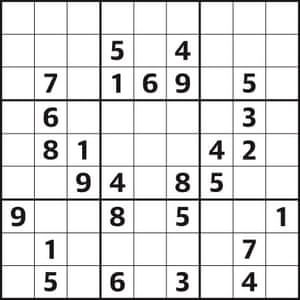
#> input picture sudoku_solver-master/images/431.jpg, 300 x 300 px, given in place of the camera
$ python video.py   (older library calls are emulated)
#> lines starting #> are read from the running program, lines starting #| are printed output that depends on the picture; after the words box and inside, x2 and y2 are one past the last pixel; in counts of white or black regions, pixels touching at a corner belong together
#> in main, image is the input picture: shape (300, 300, 3); mean B, G, R 224.2, 224.2, 224.3
### sudoku_solver-master/packages/imutils.py
import numpy as np
import cv2

# [15 lines left out: functions translate, rotate, not called in this run]

def resize(image, width = None, height = None, inter = cv2.INTER_AREA):
#> called with width = 300, inter = 3
    (h,w) = image.shape[:2]
#> h = 300; w = 300

    if width is None and height is None:
        return image
    elif width is None:
        radio = height / float(h)
        dim = (int(w * radio), height)
    else:
        radio = width / float(w)
#> radio = 1
        dim = (width, int(h * radio))
#> dim = (300, 300)
    resized = cv2.resize(image, dim, interpolation = inter)
    return resized

### sudoku_solver-master/packages/board_reader.py
import numpy as np
import cv2

def getSudoKublocks(image):
  # init the color range(between the color set to white else to black)
  colorLower = np.array([0, 0, 0], dtype="uint8")
  # colorUpper = np.array([250, 250, 250], dtype="uint8")
  colorUpper = np.array([150, 150, 150], dtype="uint8")
  gray = cv2.inRange(image, colorLower, colorUpper)
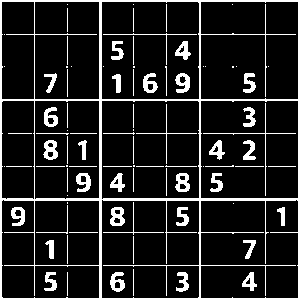
#> gray: shape (300, 300); 13.5% white; 89 white regions (23 under 20 px)

  #count tour
  (_,cnts, _) = cv2.findContours(gray.copy(), cv2.RETR_TREE, cv2.CHAIN_APPROX_SIMPLE)
#> cnts = 117 contours, 62 with area under 20; largest, box (x1, y1, x2, y2) and area: (0, 0, 300, 300) 89401, (200, 100, 299, 199) 9596, (101, 1, 200, 100) 9596, (101, 100, 200, 200) 9594, (101, 199, 200, 299) 9593
  sort_cnts = sorted(cnts, key = cv2.contourArea, reverse = True)
#> sort_cnts has the same summary as cnts
  sudoBlock = None

  index = 0
  blocks = []

  while True:
    #blocks = []

    if index == 0:
      boxH, boxW = image.shape[:2]
    else:
      _,_,boxW, boxH = cv2.boundingRect(sort_cnts[index])

    # calculate max/min of each sudoku blocks
    maxBoxH = (boxH / 9) + (boxH / 9 * 0.2)
    minBoxH = (boxH / 9) - (boxH / 9 * 0.2)
    maxBoxW = (boxW / 9) + (boxW / 9 * 0.2)
    minBoxW = (boxW / 9) - (boxW / 9 * 0.2)

    count = 0
    # loop over our contours
    for c in cnts:
      # approximate the contour
      peri = cv2.arcLength(c, True)
      approx = cv2.approxPolyDP(c, 0.02 * peri, True)
      (x, y, w, h) = cv2.boundingRect(c)

      # if our approximated contour has four points,
      # and its width and height is in range
      # then we can assume that we have found sudoku block
      if (len(approx) == 4) and (w >= minBoxW and w <= maxBoxW) and (h >= minBoxH and h <= maxBoxH):
        blocks.append([x, y, w, h])

    index += 1

    # exit loop
    if index >= 5 or len(blocks) == 81 or len(sort_cnts) <= index:
      break
#> this loop made 5 passes
#> (boxH, maxBoxH, minBoxH) on passes 2 to 5: (99, 13.2, 8.8), (99, 13.2, 8.8), (100, 13.33, 8.89), (100, 13.33, 8.89)
#> after the loop, blocks = [[36, 205, 32, 29]]; index = 5

  #order the block by its position
  blocks = sorted(blocks, reverse = False)
  print(len(blocks))
#| 1
  #print(len(blocks))
  if len(blocks) != 81:
    return False
  else:
    return sorted(blocks)

### sudoku_solver-master/sudoku.py
import recognize

digits = '123456789'
rows = 'ABCDEFGHI'
cols = digits

def cross(A,B):
    return [a + b for a in A for b in B]

squares = cross(rows, cols)

unitlist = ([cross(rows, c) for c in cols] +
            [cross(r, cols) for r in rows] +
            [cross(rs, cs) for rs in ('ABC','DEF','GHI') for cs in ('123','456','789')])

units = dict((s, [u for u in unitlist if s in u]) for s in squares)
peers = dict((s, set(sum(units[s],[]))-set([s])) for s in squares)

class Sudoku:
  def __init__(self, blocks, image):
    self._initBlock(blocks, image)

  # [103 lines left out: functions _initBlock, toString, parse_grid, grid_values, assign, eliminate and 3 more, not called in this run]

### sudoku_solver-master/video.py
import numpy as np
import cv2
import argparse
from packages import imutils, textutils, board_reader
import sudoku

def main():
  #ap = argparse.ArgumentParser()
  #ap.add_argument('-i', '--image', required=True, help="Image path")

  #args = vars(ap.parse_args())
  cap= cv2.VideoCapture(0)
  while(cap.isOpened()):

  #image = cv2.imread("images/dataset-original.png")
  # reside the image
    ret , image = cap.read()
    image = imutils.resize(image, width=300)

    # get sudoku block
    blocks = board_reader.getSudoKublocks(image)
#> blocks = False

    colorLower = np.array([0, 0, 0], dtype="uint8")
    colorUpper = np.array([250, 250, 250], dtype="uint8")
    gray = cv2.inRange(image, colorLower, colorUpper)
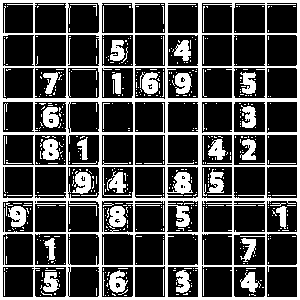
#> gray: shape (300, 300); 27.9% white; 572 white regions (506 under 20 px), largest, box (x1, y1, x2, y2) and area: (0, 0, 300, 300) 16788, (140, 72, 158, 94) 291, (72, 171, 91, 194) 290
    cv2.imshow('my gray', gray)

    # exit application if cannot blocks
    if blocks == False:
      print('Cannot read sudoku')
      return

    sudokuer = sudoku.Sudoku(blocks, image)
    sudoku_blocks = sudokuer.blocks
    test_str = sudokuer.toString()
    print(test_str)

    result = sudokuer.result()

    font = cv2.FONT_HERSHEY_SIMPLEX
    font_scale = 1
    thickness = 2
    font_scale = textutils.getFontScaleinRect(str(9), blocks[0], font = font,
      font_scale= font_scale, thickness= thickness)

    count = 1
    if result == True or True:
      for sudoku_block in sudoku_blocks.items():
        key, value = sudoku_block
        block = value['block']
        x,y,w,h = block
        crop_img = image[y+5:y+h-5, x+5:x+w-5]
        cv2.imwrite("images/saved/crop-2-" + str(count) + ".png", crop_img)
        count += 1

        text = str(value['value'])
        if value['is_show']:
        # if True:
          center_pos = textutils.centerPosInRect(text, block, font = font, font_scale = font_scale,
            thickness = thickness)
          cv2.putText(image, text, center_pos, font, font_scale, (0,255,0), thickness)
    if result == False:
      text = 'Cannot solve'
      block = (0,0,image.shape[1], image.shape[0])
      center_pos = textutils.centerPosInRect(text, block, font = font, font_scale = font_scale,
          thickness = thickness)
      cv2.putText(image, text, center_pos, font, font_scale, (0,0,255), thickness)
    cv2.imshow('frame', image)
    if cv2.waitKey(1) & 0xFF== ord('q'):
            break
    # cv2.imshow("Sudoku", image)
    # cv2.waitKey(0)
  cap.release()
  cv2.destroyAllWindows()

main()

$ run again, on sudoku_solver-master/images/images.jpg
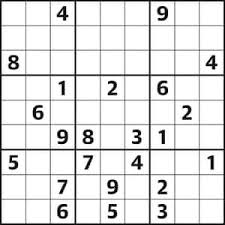
#> input picture sudoku_solver-master/images/images.jpg, 225 x 225 px, given in place of the camera
#> in main, image is the input picture: shape (225, 225, 3); mean B, G, R 225.5, 225.5, 225.5
#> in getSudoKublocks, `gray = cv2.inRange(image, colorLower, colorUpper)`:
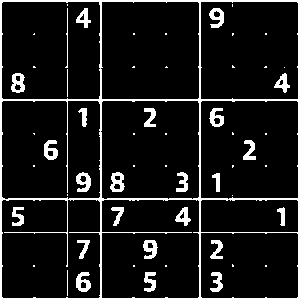
#> gray: shape (300, 300); 10% white; 57 white regions (30 under 20 px)
#> cnts = 80 contours, 33 with area under 20; largest, box (x1, y1, x2, y2) and area: (0, 0, 300, 300) 89401, (1, 199, 101, 299) 9756, (1, 1, 101, 100) 9672, (1, 100, 101, 200) 9668, (101, 199, 200, 299) 9667
#> sort_cnts has the same summary as cnts
#> the loop in getSudoKublocks, `while True:` made 5 passes
#> (boxW, boxH, maxBoxH, minBoxH, maxBoxW, minBoxW) on passes 2 to 5: (100, 100, 13.33, 8.89, 13.33, 8.89), (100, 99, 13.2, 8.8, 13.33, 8.89), (100, 100, 13.33, 8.89, 13.33, 8.89), (99, 100, 13.33, 8.89, 13.2, 8.8)
#> after the loop in getSudoKublocks, `while True:`: blocks = []; index = 5
#| 0
#> in main, `blocks = board_reader.getSudoKublocks(image)`: blocks = False
#> in main, `gray = cv2.inRange(image, colorLower, colorUpper)`:
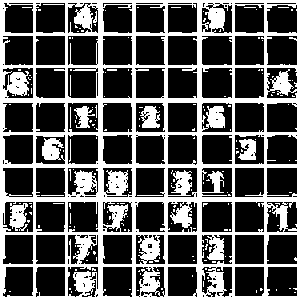
#> gray: shape (300, 300); 35% white; 182 white regions (168 under 20 px), largest, box (x1, y1, x2, y2) and area: (0, 0, 300, 300) 29191, (9, 203, 28, 231) 352, (42, 138, 64, 160) 336

$ run again, on sudoku_solver-master/images/a1.png
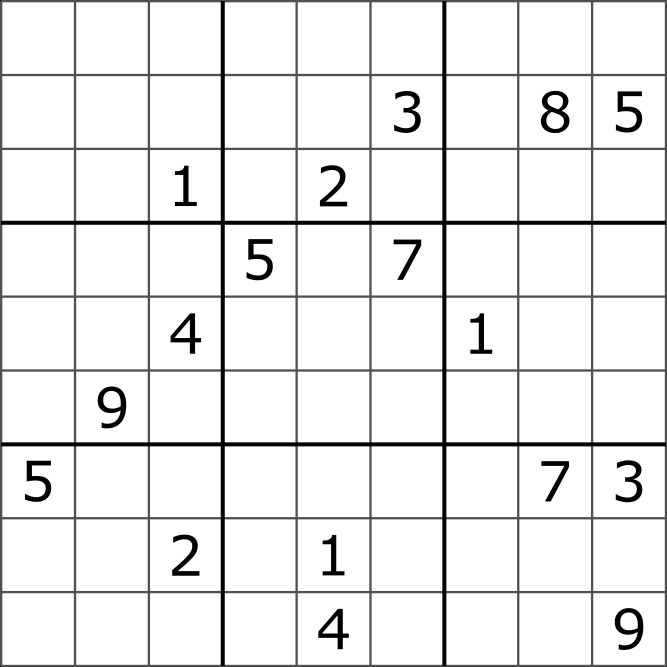
#> input picture sudoku_solver-master/images/a1.png, 2000 x 2000 px, given in place of the camera (shown at 1/3 size)
#> in main, image is the input picture: shape (2000, 2000, 3); min 0, max 255, mean 235.6
#> in getSudoKublocks, `gray = cv2.inRange(image, colorLower, colorUpper)`:
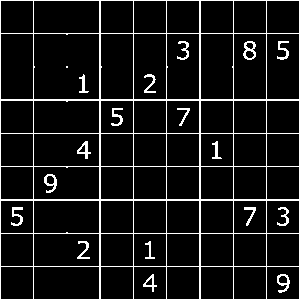
#> gray: shape (300, 300); 8.9% white in thin lines or dots
#> cnts = 89 contours, 1 with area under 20; largest, box (x1, y1, x2, y2) and area: (0, 0, 300, 300) 89401, (33, 33, 100, 100) 4350, (33, 266, 100, 300) 2176, (33, 233, 100, 267) 2176, (33, 133, 100, 167) 2176
#> sort_cnts has the same summary as cnts
#> the loop in getSudoKublocks, `while True:` made 5 passes
#> (boxH, maxBoxH, minBoxH) on passes 2 to 5: (67, 8.93, 5.96), (34, 4.53, 3.02), (34, 4.53, 3.02), (34, 4.53, 3.02)
#> after the loop in getSudoKublocks, `while True:`: blocks = 49 items, first 6: [266, 266, 34, 34], [233, 266, 34, 34], [200, 266, 34, 34], [166, 266, 34, 34], [133, 266, 34, 34], [100, 266, 34, 34]; index = 5
#> in getSudoKublocks, `blocks = sorted(blocks, reverse = False)`: blocks = 49 items, first 6: [0, 0, 34, 34], [0, 100, 34, 34], [0, 133, 34, 34], [0, 166, 34, 34], [0, 200, 34, 34], [0, 233, 34, 34]
#| 49
#> in main, `blocks = board_reader.getSudoKublocks(image)`: blocks = False
#> in main, `gray = cv2.inRange(image, colorLower, colorUpper)`:
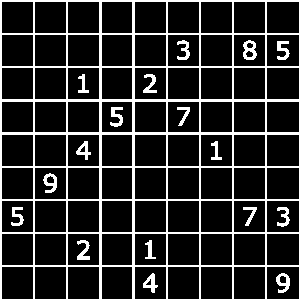
#> gray: shape (300, 300); 15.9% white; 18 white regions, largest, box (x1, y1, x2, y2) and area: (0, 0, 300, 300) 12159, (243, 40, 257, 60) 169, (276, 273, 290, 293) 154
